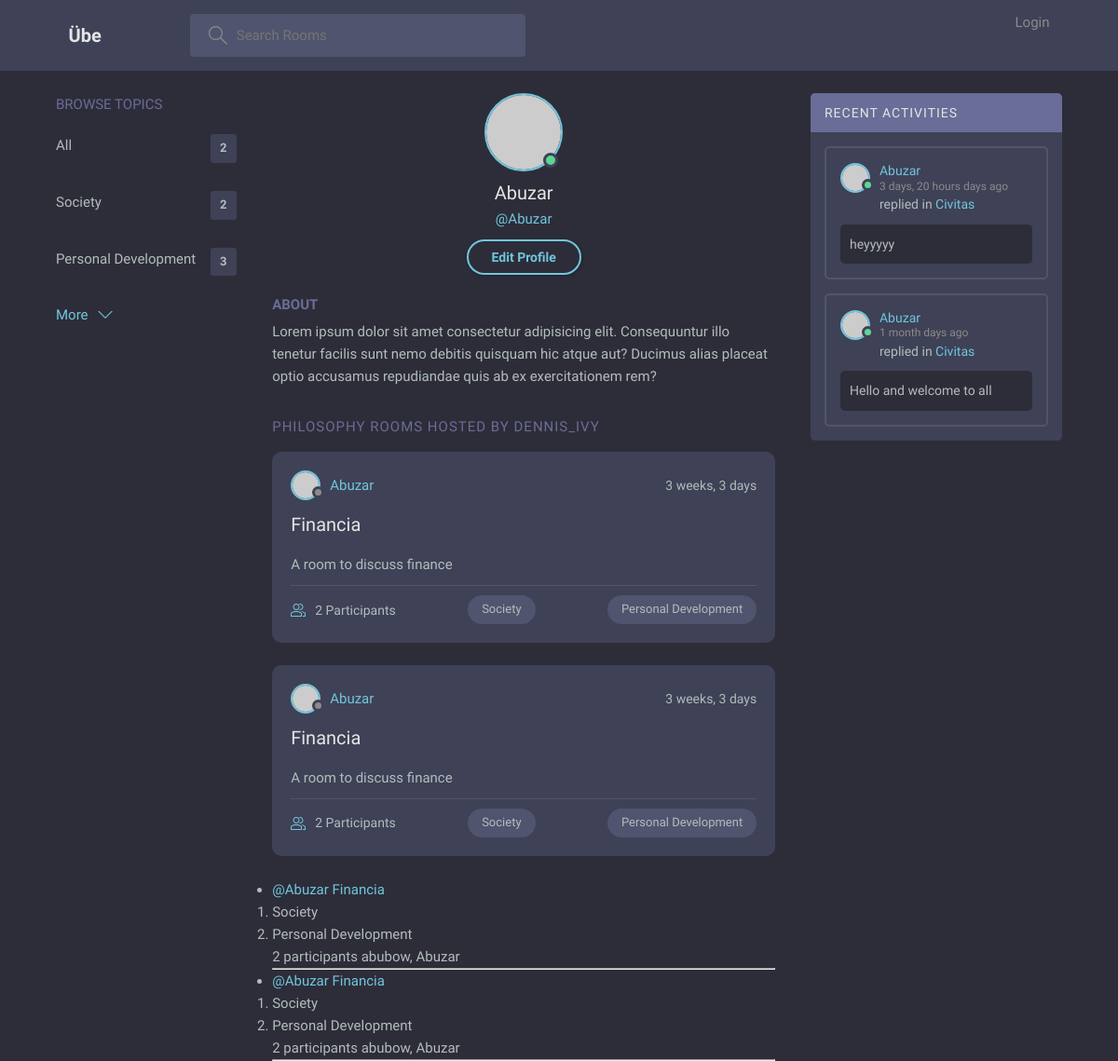
Page /profile/2/ on the earlier database version.
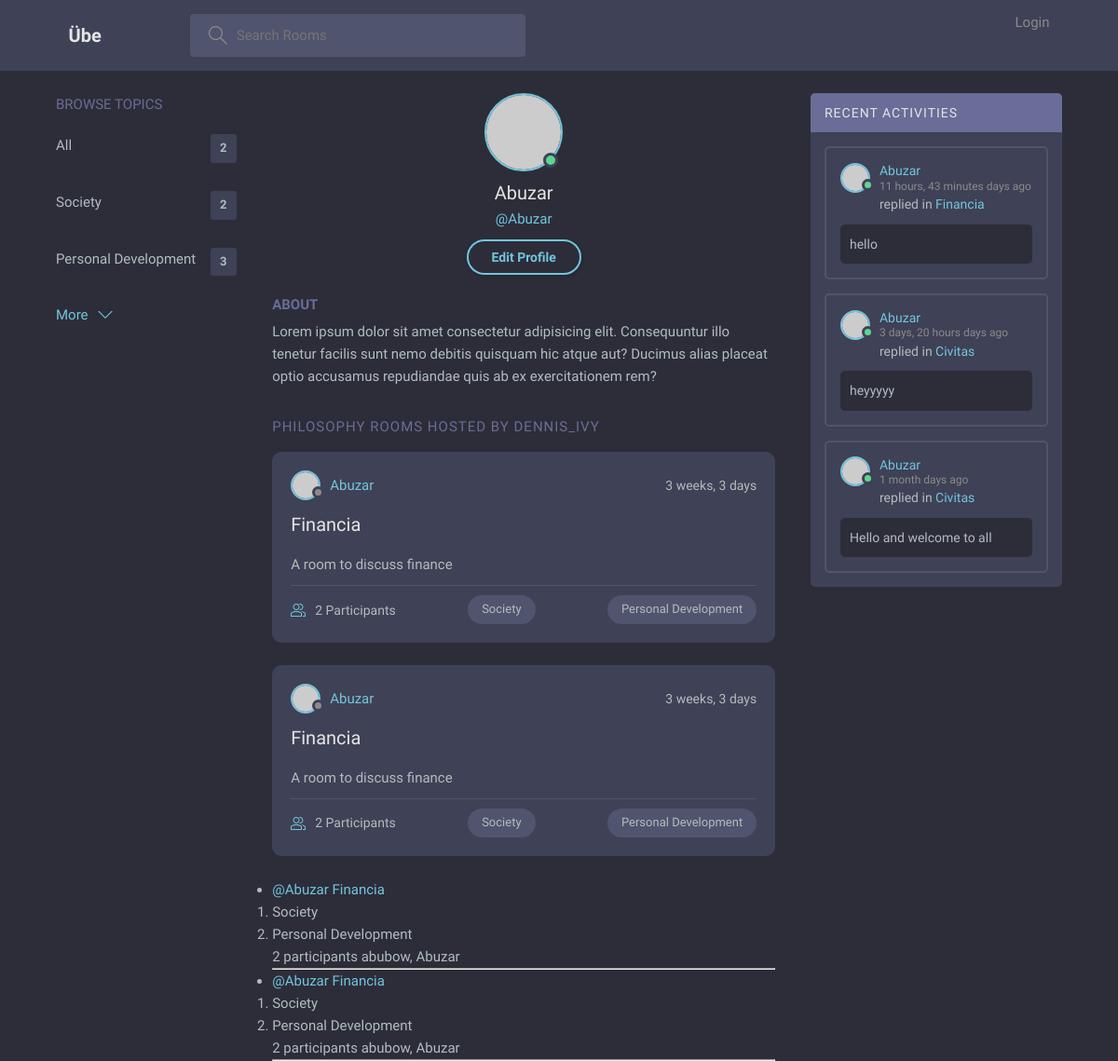
Same page on the later database version.
### base/models.py (models this page shows, shortened)
class Topic(models.Model):
    id = models.AutoField(primary_key=True)
    name = models.CharField(max_length=50)
    description = models.CharField(max_length=200)
    link = models.CharField(max_length=50)

class Room(models.Model):
    id = models.AutoField(primary_key=True, unique=True, auto_created=True)
    name = models.CharField(max_length=50)
    description = models.CharField(max_length=200, null=True, blank=True)
    link = models.CharField(max_length=50, unique=True)
    topics = models.ManyToManyField('Topic', related_name='rooms', blank=True)
    participants = models.ManyToManyField(
        User, related_name='rooms_joined', blank=True)
    host = models.ForeignKey(
        User, on_delete=models.CASCADE, related_name='rooms_hosted')
    updated = models.DateTimeField(auto_now=True)
    created = models.DateTimeField(auto_now_add=True)
    class Meta:
        ordering = ['-updated', '-created']

class Message(models.Model):
    user = models.ForeignKey(User, on_delete=models.CASCADE)
    room = models.ForeignKey(Room, on_delete=models.CASCADE)
    message = models.TextField()
    updated = models.DateTimeField(auto_now=True)
    created = models.DateTimeField(auto_now_add=True)
    class Meta:
        ordering = ['-updated', '-created']
    def __str__(self):
        return self.message

### base/views.py (the view)
# urls.py: path('profile/<str:pk>/', views.userProfile, name='profile'),
def userProfile(request, pk):
    user = User.objects.get(id=pk)
    rooms = user.rooms_hosted.all() | user.rooms_joined.all()
    topics = Topic.objects.filter(rooms__in=rooms)
    recent_messages = Message.objects.filter(
        user=user).order_by('-created')[:5]
    context = {
        "profuser": user,
        "rooms": rooms,
        "topics": topics,
        "recent_messages": recent_messages,
    }
    return render(request, 'base/profile.html', context)

### base/templates/base/profile.html
{% extends 'main.html' %} {% block content %}
<main class="profile-page layout layout--3">
	<div class="container">
		<div>
      {% include "components/topic_list.html" %}
    </div>
        <div class="roomList">
            <div class="profile">
              <div class="profile__avatar">
                <div class="avatar avatar--large active">
                  <img src="https://randomuser.me/api/portraits/men/11.jpg" />
                </div>
              </div>
              <div class="profile__info">
                <h3>
                    {{ profuser.username }}
                </h3>
                <p>@{{ profuser.username }}
                </p>
                {% if user == request.user %}
                <a href="{% url 'edit-profile' profuser.id %}" class="btn btn--main btn--pill">Edit Profile</a>
                {% endif %}
              </div>
              <div class="profile__about">
                <h3>About</h3>
                <p>
                  Lorem ipsum dolor sit amet consectetur adipisicing elit. Consequuntur illo tenetur
                  facilis sunt nemo debitis quisquam hic atque aut? Ducimus alias placeat optio
                  accusamus repudiandae quis ab ex exercitationem rem?
                </p>
              </div>
            </div>
            <div class="roomList__header">
              <div>
                <h2>Philosophy Rooms Hosted by dennis_ivy</a>
                </h2>
              </div>
            </div>
            {% include "components/feed.html" %}
          </div>
		<div>{% include "components/recent_activity.html" %}</div>
	</div>
</main>
{% endblock content %}

### base/templates/components/topic_list.html
<div class="topics">
	<div class="topics__header">
		<h2>Browse Topics</h2>
	</div>
	<ul class="topics__list">
		<li>
			<a
				href="{% url 'home' %}"
				>All <span>{{topics.count}}</span></a
			>
		</li>
		{% for topic in topics %}
		<li>
			<a href="{% url 'home' %}?q={{ topic.name }}"
				>{{ topic.name }}
				<span>{{ topic.rooms.count }}</span>
			</a>
		</li>
		{% endfor %}
	</ul>
	<a
		class="btn btn--link"
		href="topics.html">
		More
		<svg
			version="1.1"
			xmlns="http://www.w3.org/2000/svg"
			width="32"
			height="32"
			viewBox="0 0 32 32">
			<title>chevron-down</title>
			<path d="M16 21l-13-13h-3l16 16 16-16h-3l-13 13z"></path>
		</svg>
	</a>
</div>

### base/templates/components/feed.html (shortened to what this page needs)
{% for room in rooms %}
<div class="roomListRoom">
	<div class="roomListRoom__header">
		<a
			href="{% url 'profile' room.host.id %}"
			class="roomListRoom__author">
			<div class="avatar avatar--small">
				<img src="https://randomuser.me/api/portraits/women/11.jpg" />
			</div>
			<span> {{ room.host.username }} </span>
		</a>
		<div class="roomListRoom__actions">
			<span> {{ room.created|timesince }} </span>
		</div>
	</div>
	<div class="roomListRoom__content">
		<a href="{% url 'room' room.link %}"> {{ room.name }} </a>
		<p>{{ room.description.strip|truncatechars:200 }}</p>
	</div>
	<div class="roomListRoom__meta">
		<a
			href="{% url 'room' room.link %}"
			class="roomListRoom__joined">
			{{ room.participants.count }} Participants
		</a>
		{% for topic in room.topics.all|slice:":2" %}
			<p class="roomListRoom__topic">{{ topic.name }}</p>
		{% endfor %}
	</div>
</div>
{% endfor %}
<div>
	<ul>
		{% for room in rooms %}
		<li>
			<a href="{%url 'profile' room.host.id %}">
				@{{room.host.username}}
			</a>
			<a href="{% url 'room' room.link %}">{{ room.name }}</a>
			<ol>
				{% for topic in room.topics.all %}
				<li>{{ topic.name }}</li>
				{% endfor %}
			</ol>
			<span> {{ room.participants.count }} participants </span>
			<small> {{ room.participants.all|join:", " }} </small>
			<hr />
		</li>
		{% endfor %}
	</ul>
</div>

### base/templates/components/recent_activity.html (shortened to what this page needs)
<div class="activities">
	<div class="activities__header">
		<h2>Recent Activities</h2>
	</div>
	{% for post in recent_messages %}
	<div class="activities__box">
		<div class="activities__boxHeader roomListRoom__header">
			<a
				href="{% url 'profile' post.user.id %}"
				class="roomListRoom__author">
				<div class="avatar avatar--small active">
					<img src="https://randomuser.me/api/portraits/men/13.jpg" />
				</div>
				<p>
					{{ post.user.username }}
					<span> {{ post.created|timesince}} days ago</span>
				</p>
			</a>
		</div>
		<div class="activities__boxContent">
			<p>
				replied in
				<a href="{% url 'room' post.room.link %}">
					{{ post.room.name }}
				</a>
			</p>
			<div class="activities__boxRoomContent">
				<p>{{ post|truncatechars:100 }}</p>
			</div>
		</div>
	</div>
	{% endfor %}
</div>

Differences in the rows shown:
added Message: user.username "Abuzar", created "11 hours, 43 minutes", room.name "Financia", message "hello"
